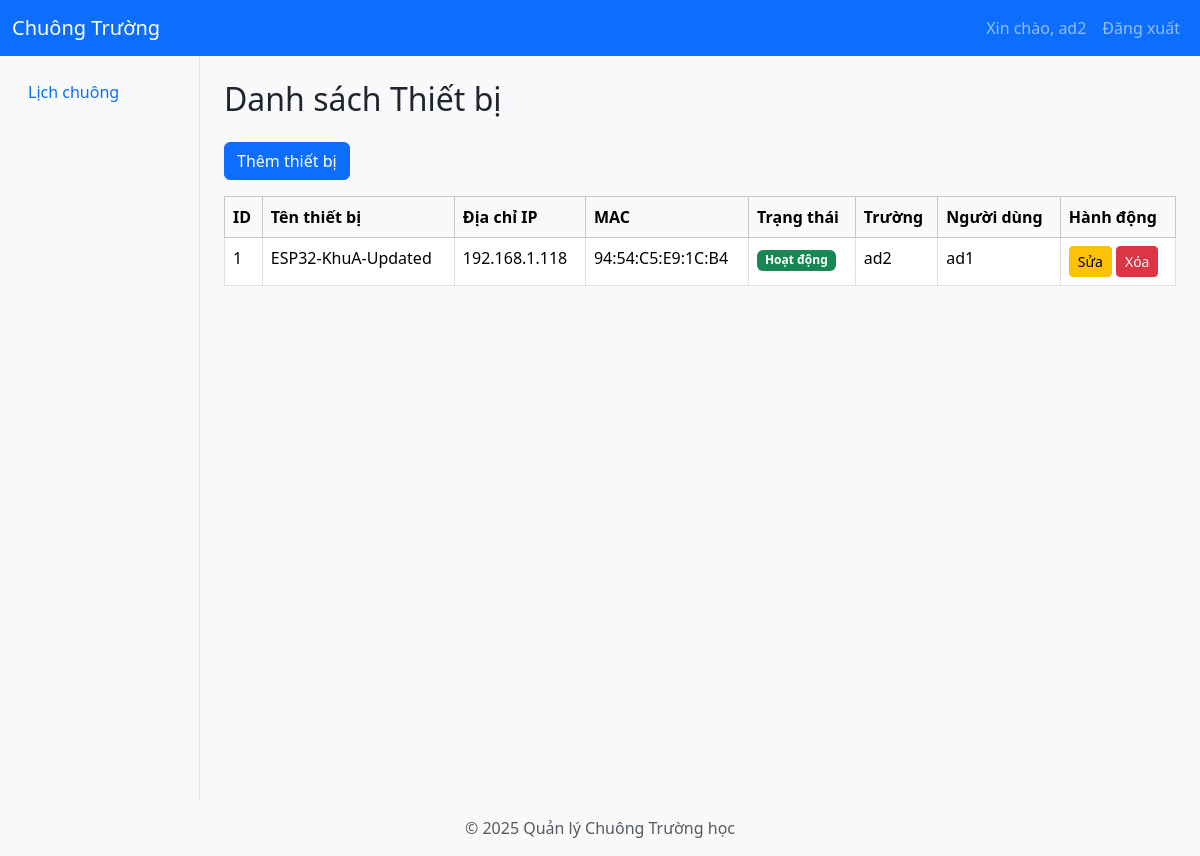
The page /devices (signed in) on the database as committed earlier.
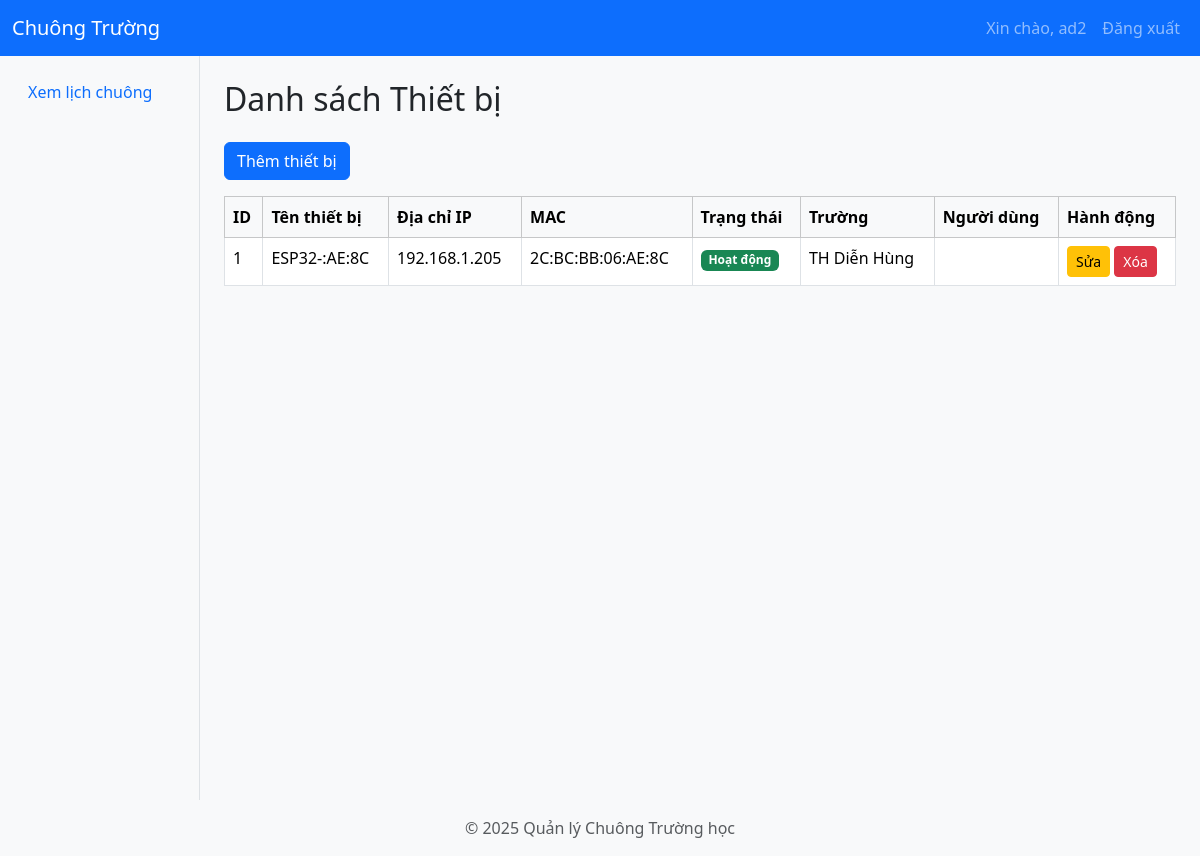
The same page on the database as committed later.
### app/models/school.py (models this page shows)
class School(db.Model):
    __tablename__ = "schools"
    id = db.Column(db.Integer, primary_key=True)
    name = db.Column(db.String(100), nullable=False)
    address = db.Column(db.String(200))
    phone = db.Column(db.String(20))
    users = db.relationship("User", back_populates="school", lazy="dynamic")
    devices = db.relationship("Device", back_populates="school", lazy=True)
    disabled_periods = db.relationship(
        "DisabledPeriod",
        back_populates="school",
        lazy=True
    )
    schedules = db.relationship("Schedule", back_populates="school", lazy=True)
    winter_shift = db.relationship(
        "app.models.winter_shift_config.WinterShiftConfig",
        backref="school_winter_shift",
        uselist=False,
        overlaps="winter_shift_config,school"
    )
    winter_shift_config = db.relationship(
        "app.models.winter_shift_config.WinterShiftConfig",
        backref="school_winter_shift_config",
        uselist=False,
        overlaps="school_winter_shift"
    )

### app/models/device.py (models this page shows)
class Device(db.Model):
    __tablename__ = "devices"
    id = db.Column(db.Integer, primary_key=True)
    name = db.Column(db.String(100))
    ip_address = db.Column(db.String(100))
    mac_address = db.Column(db.String(100), unique=True, index=True)
    active = db.Column(db.Boolean, default=False)
    status = db.Column(db.String(50), default="unassigned")  # unassigned, assigned
    last_seen = db.Column(db.DateTime, default=datetime.utcnow)
    school_id = db.Column(db.Integer, db.ForeignKey("schools.id"), nullable=True)
    user_id = db.Column(db.Integer, db.ForeignKey("users.id"), nullable=True)
    school = db.relationship("School", back_populates="devices")
    user = db.relationship("User", back_populates="devices")

### app/models/user.py (models this page shows, shortened)
class User(db.Model):
    __tablename__ = "users"
    id = db.Column(db.Integer, primary_key=True)
    username = db.Column(db.String(80), unique=True, nullable=False)
    password_hash = db.Column(db.String(128), nullable=False)
    role = db.Column(db.String(50), nullable=False, default="school_user")  # Role: admin, school_admin, school_user
    email = db.Column(db.String(120), unique=True)
    full_name = db.Column(db.String(100))
    school_id = db.Column(db.Integer, db.ForeignKey("schools.id"), nullable=True)  # School association for school_admin
    school = db.relationship("School", back_populates="users")  # Define the relationship
    devices = db.relationship("Device", back_populates="user")

### app/routes/device_frontend.py (the view)
@frontend_bp.route('/devices', methods=['GET', 'POST'])
@login_required
def devices_page():
    user = session.get('user')
    if not user:
        flash('Không tìm thấy thông tin người dùng!', 'danger')
        return redirect(url_for('auth.login'))
    devices, schools = get_devices_and_schools()
    return render_template('pages/devices.html', devices=devices, schools=schools)

### app/__init__.py (called while the page is built)
def create_app():
    app = Flask(__name__)
    app.config.from_object('app.config.Config')
    db.init_app(app)
    jwt.init_app(app)
    migrate.init_app(app, db)  # Bind Flask-Migrate to the app and db
    login_manager.init_app(app)  # Initialize Flask-Login
    login_manager.login_view = 'auth.login'  # Set the login view
    @app.context_processor
    def inject_user():
        from flask_login import current_user
        return dict(current_user=current_user)
    from app.utils.jwt_patch import apply_jwt_patch
    apply_jwt_patch()
    from app.routes import register_routes
    register_routes(app)
    def get_day_name(index):
        days = ['Thứ 2', 'Thứ 3', 'Thứ 4', 'Thứ 5', 'Thứ 6', 'Thứ 7', 'Chủ Nhật']
        return days[index]
    app.jinja_env.filters['get_day_name'] = get_day_name
    return app

### app/utils/helpers.py (called while the page is built)
def get_devices_and_schools():
    devices = Device.query.all()
    schools = School.query.all()
    return devices, schools

### app/templates/pages/devices.html (shortened to what this page needs)
{% extends 'layouts/layout.html' %}
{% block content %}
<h2 class="mb-4">Danh sách Thiết bị</h2>
<button class="btn btn-primary mb-3" data-bs-toggle="modal" data-bs-target="#addDeviceModal">Thêm thiết bị</button>
<table class="table table-bordered table-hover">
    <thead class="table-light">
        <tr>
            <th>ID</th>
            <th>Tên thiết bị</th>
            <th>Địa chỉ IP</th>
            <th>MAC</th>
            <th>Trạng thái</th>
            <th>Trường</th>
            <th>Người dùng</th>
            <th>Hành động</th>
        </tr>
    </thead>
    <tbody>
        {% for device in devices %}
        <tr>
            <td>{{ device.id }}</td>
            <td>{{ device.name }}</td>
            <td>{{ device.ip_address }}</td>
            <td>{{ device.mac_address }}</td>
            <td>
                {% if device.active %}
                    <span class="badge bg-success">Hoạt động</span>
                {% else %}
                    <span class="badge bg-secondary">Tạm ngưng</span>
                {% endif %}
            </td>
            <td>{{ device.school.name if device.school else '' }}</td>
            <td>{{ device.user.username if device.user else '' }}</td>
            <td>
                <button class="btn btn-sm btn-warning" data-bs-toggle="modal" data-bs-target="#editDeviceModal{{ device.id }}">Sửa</button>
                <form method="post" action="/devices/delete/{{ device.id }}" style="display:inline;">
                    <button type="submit" class="btn btn-sm btn-danger" onclick="return confirm('Bạn có chắc muốn xóa?')">Xóa</button>
                </form>
            </td>
        </tr>
        {% endfor %}
    </tbody>
</table>
{% endblock %}

### app/templates/layouts/layout.html (shortened to what this page needs)
<!DOCTYPE html>
<html lang="vi">
<head>
    <link href="https://cdn.jsdelivr.net/npm/bootstrap@5.3.2/dist/css/bootstrap.min.css" rel="stylesheet">
    <link rel="stylesheet" href="{{ url_for('static', filename='css/style.css') }}">
</head>
<body>
    <nav class="navbar navbar-expand-lg navbar-dark bg-primary">
        <div class="container-fluid">
            <a class="navbar-brand" href="/">Chuông Trường</a>
            <div class="collapse navbar-collapse" id="navbarNav">
                <ul class="navbar-nav ms-auto">
                    {% if session.get('user') %}
                    <li class="nav-item">
                        <a class="nav-link" href="/profile">Xin chào, {{ session['user']['username'] }}</a>
                    </li>
                    <li class="nav-item">
                        <a class="nav-link" href="/logout">Đăng xuất</a>
                    </li>
                    {% else %}
                    <li class="nav-item">
                        <a class="nav-link" href="/login">Đăng nhập</a>
                    </li>
                    {% endif %}
                </ul>
            </div>
        </div>
    </nav>
    <div class="container-fluid">
        <div class="row">
            <nav class="col-md-2 d-none d-md-block bg-light sidebar">
                <div class="position-sticky pt-3">
                    <ul class="nav flex-column">
                        {% if session.get('user') %}
                            {% set role = session['user'].get('role') %}
                            {% if role == 'admin' %}
                                <li class="nav-item"><a class="nav-link" href="/">Dashboard</a></li>
                                <li class="nav-item"><a class="nav-link" href="/devices">Thiết bị</a></li>
                                <li class="nav-item"><a class="nav-link" href="/schedules">Lịch chuông</a></li>
                                <li class="nav-item"><a class="nav-link" href="/users">Người dùng</a></li>
                                <li class="nav-item"><a class="nav-link" href="/seasons">Mùa đông</a></li>
                                <li class="nav-item"><a class="nav-link" href="/holidays">Ngày nghỉ</a></li>
                                <li class="nav-item"><a class="nav-link" href="/schools">Trường học</a></li>
                            {% elif role == 'school_admin' %}
                                <li class="nav-item"><a class="nav-link" href="/schedules">Lịch chuông</a></li>
                            {% elif role == 'school_user' %}
                                <li class="nav-item"><a class="nav-link" href="/schedules">Xem lịch chuông</a></li>
                            {% endif %}
                        {% endif %}
                    </ul>
                </div>
            </nav>
            <main class="col-md-9 ms-sm-auto col-lg-10 px-md-4 py-4">
                {% block content %}{% endblock %}
            </main>
        </div>
    </div>
    <footer class="footer mt-auto py-3 bg-light">
        <div class="container text-center">
            <span class="text-muted">&copy; 2025 Quản lý Chuông Trường học</span>
        </div>
    </footer>
</body>
</html>

Rows that differ between the two databases and show on the page:
no longer on this page (row edited): School: user.username "ad2"
changed Device id 1: name "ESP32-KhuA-Updated" → "ESP32-:AE:8C"; ip_address "192.168.1.118" → "192.168.1.205"; mac_address "94:54:C5:E9:1C:B4" → "2C:BC:BB:06:AE:8C"; school "ad2" → "TH Diễn Hùng"; user "ad1" → (not shown)
Other text that changed with them:
{{ session['user']['username'] }}: (not shown) → "ad2"
text no longer shown: "Lịch chuông"
text now shown: "Xem lịch chuông"
